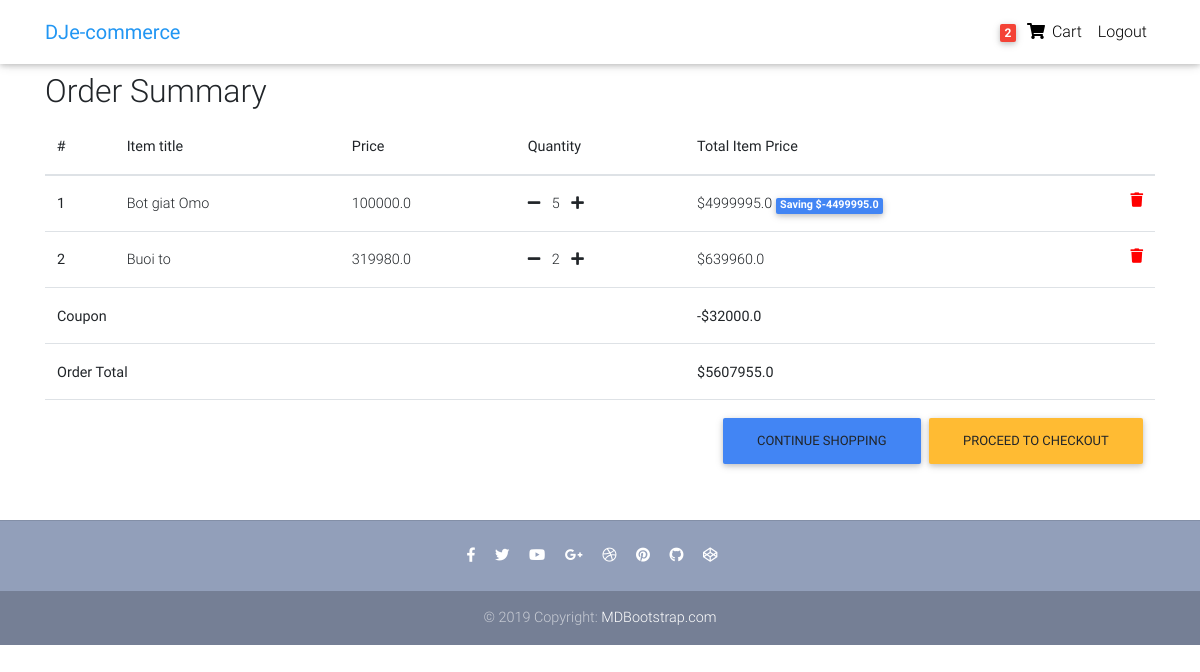
Page /order-summary/ (signed in) on the committed database.
### core/models.py (models this page shows, shortened)
class Order(models.Model):
    user = models.ForeignKey(settings.AUTH_USER_MODEL,
                             on_delete=models.CASCADE)
    ref_code = models.CharField(max_length=20, blank=True, null=True)
    items = models.ManyToManyField(OrderItem)
    start_date = models.DateTimeField(auto_now_add=True)
    ordered_date = models.DateTimeField()
    ordered = models.BooleanField(default=False)
    shipping_address = models.ForeignKey(
        'Address', related_name='shipping_address', on_delete=models.SET_NULL, blank=True, null=True)
    billing_address = models.ForeignKey(
        'Address', related_name='billing_address', on_delete=models.SET_NULL, blank=True, null=True)
    payment = models.ForeignKey(
        'Payment', on_delete=models.SET_NULL, blank=True, null=True)
    coupon = models.ForeignKey(
        'Coupon', on_delete=models.SET_NULL, blank=True, null=True)
    being_delivered = models.BooleanField(default=False)
    received = models.BooleanField(default=False)
    refund_requested = models.BooleanField(default=False)
    refund_granted = models.BooleanField(default=False)
    '''
    1. Item added to cart
    2. Adding a billing address
    (Failed checkout) -> no chua lam ne. dm no nua
    3. Payment
    (Preprocessing, processing, packaging etc.)
    4. Being delivered
    5. Received
    6. Refunds
    '''
    def get_total(self):
        total = 0
        for order_item in self.items.all():
            total += order_item.get_final_price()
        if self.coupon:
            total -= self.coupon.amount
        return total

class OrderItem(models.Model):
    user = models.ForeignKey(settings.AUTH_USER_MODEL,
                             on_delete=models.CASCADE)
    ordered = models.BooleanField(default=False)
    item = models.ForeignKey(Item, on_delete=models.CASCADE)
    quantity = models.IntegerField(default=1)
    def get_total_item_price(self):
        return self.quantity * self.item.price
    def get_total_discount_item_price(self):
        return self.quantity * self.item.discount_price
    def get_amount_saved(self):
        return self.get_total_item_price() - self.get_total_discount_item_price()
    def get_final_price(self):
        if self.item.discount_price:
            return self.get_total_discount_item_price()
        return self.get_total_item_price()

class Item(models.Model):
    title = models.CharField(max_length=100)
    price = models.FloatField()
    discount_price = models.FloatField(blank=True, null=True)
    category = models.CharField(choices=CATEGORY_CHOICES, max_length=2)
    label = models.CharField(choices=LABEL_CHOICES, max_length=1)
    slug = models.SlugField()
    description = models.TextField()
    image = models.ImageField()

class Coupon(models.Model):
    code = models.CharField(max_length=15)
    amount = models.FloatField()

### core/views.py (the view)
# urls.py: path('order-summary/', OrderSummaryView.as_view(), name='order-summary'),
class OrderSummaryView(LoginRequiredMixin, View):
    def get(self, *args, **kwargs):
        try:
            order = Order.objects.get(user=self.request.user, ordered=False)
            context = {
                'object': order
            }
            return render(self.request, 'order_summary.html', context)
        except ObjectDoesNotExist:
            messages.warning(self.request, "You do not have an active order")
            return redirect("/")

### core/templatetags/cart_template_tags.py (called while the page is built)
@register.filter
def cart_item_count(user):
    if user.is_authenticated:
        qs = Order.objects.filter(user=user, ordered=False)
        if qs.exists():
            return qs[0].items.count()
    return 0

### templates/order_summary.html (shortened to what this page needs)
{% extends "base.html" %}
{% block content %}
  <main>
    <div class="container">
    <div class="table-responsive text-nowrap">
    <h2>Order Summary</h2>
    <table class="table">
        <thead>
        <tr>
            <th scope="col">#</th>
            <th scope="col">Item title</th>
            <th scope="col">Price</th>
            <th scope="col">Quantity</th>
            <th scope="col">Total Item Price</th>
        </tr>
        </thead>
        <tbody>
        {% for order_item in object.items.all %}
        <tr>
            <th scope="row">{{ forloop.counter }}</th>
            <td>{{ order_item.item.title }}</td>
            <td>{{ order_item.item.price }}</td>
            <td>
                <a href="{% url 'core:remove-single-item-from-cart' order_item.item.slug %}"><i class="fas fa-minus mr-2"></i></a>
                {{ order_item.quantity }}
                <a href="{% url 'core:add-to-cart' order_item.item.slug %}"><i class="fas fa-plus ml-2"></i></a>
            </td>
            <td>
            {% if order_item.item.discount_price %}
                ${{ order_item.get_total_discount_item_price }}
                <span class="badge badge-primary">Saving ${{ order_item.get_amount_saved }}</span>
            {% else %}
                ${{ order_item.get_total_item_price }}
            {% endif %}
            <a style='color: red;' href="{% url 'core:remove-from-cart' order_item.item.slug %}">
                <i class="fas fa-trash float-right"></i>
            </a>
            </td>
        </tr>
        {% endfor %}
        {% if object.coupon %}
        <tr>
            <td colspan="4"><b>Coupon</b></td>
            <td><b>-${{ object.coupon.amount }}</b></td>
        </tr>
        {% endif %}
        {% if object.get_total %}
        <tr>
            <td colspan="4"><b>Order Total</b></td>
            <td><b>${{ object.get_total }}</b></td>
        </tr>
        <tr>
            <td colspan="5">
            <a class='btn btn-warning float-right ml-2' href='/checkout/'>Proceed to checkout</a>
            <a class='btn btn-primary float-right' href='/'>Continue shopping</a>
            </td>
        </tr>
        {% endif %}
        </tbody>
    </table>
    </div>
    </div>
  </main>
{% endblock content %}

### templates/navbar.html (shortened to what this page needs)
{% load cart_template_tags %}
<nav class="navbar fixed-top navbar-expand-lg navbar-light white scrolling-navbar">
    <div class="container">
      <a class="navbar-brand waves-effect" href="/">
        <strong class="blue-text">DJe-commerce</strong>
      </a>
      <div class="collapse navbar-collapse" id="navbarSupportedContent">
        <ul class="navbar-nav nav-flex-icons">
          {% if request.user.is_authenticated %}
          <li class="nav-item">
            <a href="{% url 'core:order-summary' %}" class="nav-link waves-effect">
              <span class="badge red z-depth-1 mr-1"> {{ request.user|cart_item_count }} </span>
              <i class="fas fa-shopping-cart"></i>
              <span class="clearfix d-none d-sm-inline-block"> Cart </span>
            </a>
          </li>
          <li class="nav-item">
            <a class="nav-link waves-effect" href="{% url 'account_logout' %}">
              <span class="clearfix d-none d-sm-inline-block"> Logout </span>
            </a>
          </li>
          {% endif %}
        </ul>
      </div>
    </div>
  </nav>

### templates/base.html (style rules this page uses)
html, body, header, .carousel { height: 60vh; }

### rows in the picture
OrderItem: item "Bot giat Omo", item.price "100000.0", quantity "5", get_total_discount_item_price "4999995.0", get_amount_saved "-4499995.0"
OrderItem: item "Buoi to", item.price "319980.0", quantity "2", get_total_item_price "639960.0"
Order: coupon.amount "32000.0", get_total "5607955.0"

### other values in the picture
{{ request.user|cart_item_count }} "2"
